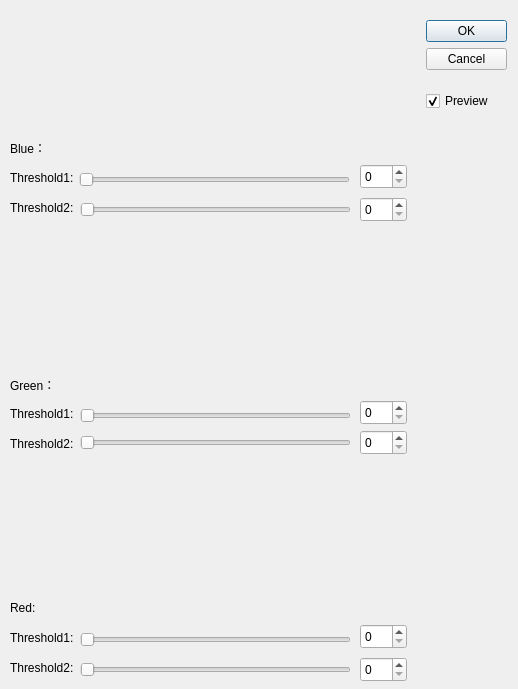
<?xml version="1.0" encoding="UTF-8"?>
<ui version="4.0">
 <class>RDialog_threshold_color</class>
 <widget class="QDialog" name="RDialog_threshold_color">
  <property name="geometry">
   <rect>
    <x>0</x>
    <y>0</y>
    <width>518</width>
    <height>689</height>
   </rect>
  </property>
  <property name="windowTitle">
   <string>Dialog</string>
  </property>
  <widget class="QDialogButtonBox" name="buttonBox">
   <property name="geometry">
    <rect>
     <x>426</x>
     <y>20</y>
     <width>81</width>
     <height>61</height>
    </rect>
   </property>
   <property name="orientation">
    <enum>Qt::Vertical</enum>
   </property>
   <property name="standardButtons">
    <set>QDialogButtonBox::Cancel|QDialogButtonBox::Ok</set>
   </property>
  </widget>
  <widget class="QSlider" name="horizontalSlider">
   <property name="geometry">
    <rect>
     <x>79</x>
     <y>170</y>
     <width>271</width>
     <height>20</height>
    </rect>
   </property>
   <property name="maximum">
    <number>255</number>
   </property>
   <property name="singleStep">
    <number>1</number>
   </property>
   <property name="orientation">
    <enum>Qt::Horizontal</enum>
   </property>
  </widget>
  <widget class="QSlider" name="horizontalSlider_2">
   <property name="geometry">
    <rect>
     <x>80</x>
     <y>200</y>
     <width>271</width>
     <height>20</height>
    </rect>
   </property>
   <property name="maximum">
    <number>255</number>
   </property>
   <property name="orientation">
    <enum>Qt::Horizontal</enum>
   </property>
  </widget>
  <widget class="QLabel" name="label">
   <property name="geometry">
    <rect>
     <x>10</x>
     <y>170</y>
     <width>81</width>
     <height>16</height>
    </rect>
   </property>
   <property name="text">
    <string>Threshold1:</string>
   </property>
  </widget>
  <widget class="QLabel" name="label_2">
   <property name="geometry">
    <rect>
     <x>10</x>
     <y>200</y>
     <width>81</width>
     <height>16</height>
    </rect>
   </property>
   <property name="text">
    <string>Threshold2:</string>
   </property>
  </widget>
  <widget class="QCheckBox" name="checkBox">
   <property name="geometry">
    <rect>
     <x>426</x>
     <y>90</y>
     <width>85</width>
     <height>22</height>
    </rect>
   </property>
   <property name="text">
    <string>Preview</string>
   </property>
   <property name="checked">
    <bool>true</bool>
   </property>
  </widget>
  <widget class="QSpinBox" name="spinBox">
   <property name="geometry">
    <rect>
     <x>360</x>
     <y>164</y>
     <width>47</width>
     <height>25</height>
    </rect>
   </property>
   <property name="maximum">
    <number>255</number>
   </property>
  </widget>
  <widget class="QSpinBox" name="spinBox_2">
   <property name="geometry">
    <rect>
     <x>360</x>
     <y>197</y>
     <width>47</width>
     <height>25</height>
    </rect>
   </property>
   <property name="maximum">
    <number>255</number>
   </property>
  </widget>
  <widget class="QSpinBox" name="spinBox_3">
   <property name="geometry">
    <rect>
     <x>360</x>
     <y>400</y>
     <width>47</width>
     <height>25</height>
    </rect>
   </property>
   <property name="maximum">
    <number>255</number>
   </property>
  </widget>
  <widget class="QSlider" name="horizontalSlider_3">
   <property name="geometry">
    <rect>
     <x>80</x>
     <y>406</y>
     <width>271</width>
     <height>20</height>
    </rect>
   </property>
   <property name="maximum">
    <number>255</number>
   </property>
   <property name="orientation">
    <enum>Qt::Horizontal</enum>
   </property>
  </widget>
  <widget class="QSlider" name="horizontalSlider_4">
   <property name="geometry">
    <rect>
     <x>80</x>
     <y>433</y>
     <width>271</width>
     <height>20</height>
    </rect>
   </property>
   <property name="maximum">
    <number>255</number>
   </property>
   <property name="singleStep">
    <number>1</number>
   </property>
   <property name="orientation">
    <enum>Qt::Horizontal</enum>
   </property>
  </widget>
  <widget class="QLabel" name="label_3">
   <property name="geometry">
    <rect>
     <x>10</x>
     <y>406</y>
     <width>81</width>
     <height>16</height>
    </rect>
   </property>
   <property name="text">
    <string>Threshold1:</string>
   </property>
  </widget>
  <widget class="QLabel" name="label_4">
   <property name="geometry">
    <rect>
     <x>10</x>
     <y>436</y>
     <width>81</width>
     <height>16</height>
    </rect>
   </property>
   <property name="text">
    <string>Threshold2:</string>
   </property>
  </widget>
  <widget class="QSpinBox" name="spinBox_4">
   <property name="geometry">
    <rect>
     <x>360</x>
     <y>430</y>
     <width>47</width>
     <height>25</height>
    </rect>
   </property>
   <property name="maximum">
    <number>255</number>
   </property>
  </widget>
  <widget class="QSpinBox" name="spinBox_5">
   <property name="geometry">
    <rect>
     <x>360</x>
     <y>624</y>
     <width>47</width>
     <height>25</height>
    </rect>
   </property>
   <property name="maximum">
    <number>255</number>
   </property>
  </widget>
  <widget class="QSlider" name="horizontalSlider_5">
   <property name="geometry">
    <rect>
     <x>80</x>
     <y>630</y>
     <width>271</width>
     <height>20</height>
    </rect>
   </property>
   <property name="maximum">
    <number>255</number>
   </property>
   <property name="singleStep">
    <number>1</number>
   </property>
   <property name="orientation">
    <enum>Qt::Horizontal</enum>
   </property>
  </widget>
  <widget class="QLabel" name="label_5">
   <property name="geometry">
    <rect>
     <x>10</x>
     <y>660</y>
     <width>81</width>
     <height>16</height>
    </rect>
   </property>
   <property name="text">
    <string>Threshold2:</string>
   </property>
  </widget>
  <widget class="QSpinBox" name="spinBox_6">
   <property name="geometry">
    <rect>
     <x>360</x>
     <y>657</y>
     <width>47</width>
     <height>25</height>
    </rect>
   </property>
   <property name="maximum">
    <number>255</number>
   </property>
  </widget>
  <widget class="QSlider" name="horizontalSlider_6">
   <property name="geometry">
    <rect>
     <x>80</x>
     <y>660</y>
     <width>271</width>
     <height>20</height>
    </rect>
   </property>
   <property name="maximum">
    <number>255</number>
   </property>
   <property name="orientation">
    <enum>Qt::Horizontal</enum>
   </property>
  </widget>
  <widget class="QLabel" name="label_6">
   <property name="geometry">
    <rect>
     <x>10</x>
     <y>630</y>
     <width>81</width>
     <height>16</height>
    </rect>
   </property>
   <property name="text">
    <string>Threshold1:</string>
   </property>
  </widget>
  <widget class="QLabel" name="label_7">
   <property name="geometry">
    <rect>
     <x>10</x>
     <y>600</y>
     <width>57</width>
     <height>16</height>
    </rect>
   </property>
   <property name="text">
    <string>Red:</string>
   </property>
  </widget>
  <widget class="QLabel" name="label_8">
   <property name="geometry">
    <rect>
     <x>10</x>
     <y>377</y>
     <width>57</width>
     <height>16</height>
    </rect>
   </property>
   <property name="text">
    <string>Green：</string>
   </property>
  </widget>
  <widget class="QLabel" name="label_9">
   <property name="geometry">
    <rect>
     <x>10</x>
     <y>140</y>
     <width>57</width>
     <height>16</height>
    </rect>
   </property>
   <property name="text">
    <string>Blue：</string>
   </property>
  </widget>
 </widget>
 <resources/>
 <connections>
  <connection>
   <sender>buttonBox</sender>
   <signal>accepted()</signal>
   <receiver>RDialog_threshold_color</receiver>
   <slot>accept()</slot>
   <hints>
    <hint type="sourcelabel">
     <x>426</x>
     <y>80</y>
    </hint>
    <hint type="destinationlabel">
     <x>157</x>
     <y>274</y>
    </hint>
   </hints>
  </connection>
  <connection>
   <sender>buttonBox</sender>
   <signal>rejected()</signal>
   <receiver>RDialog_threshold_color</receiver>
   <slot>reject()</slot>
   <hints>
    <hint type="sourcelabel">
     <x>452</x>
     <y>80</y>
    </hint>
    <hint type="destinationlabel">
     <x>286</x>
     <y>274</y>
    </hint>
   </hints>
  </connection>
  <connection>
   <sender>horizontalSlider</sender>
   <signal>sliderMoved(int)</signal>
   <receiver>spinBox</receiver>
   <slot>setValue(int)</slot>
   <hints>
    <hint type="sourcelabel">
     <x>171</x>
     <y>123</y>
    </hint>
    <hint type="destinationlabel">
     <x>358</x>
     <y>111</y>
    </hint>
   </hints>
  </connection>
  <connection>
   <sender>horizontalSlider_2</sender>
   <signal>sliderMoved(int)</signal>
   <receiver>spinBox_2</receiver>
   <slot>setValue(int)</slot>
   <hints>
    <hint type="sourcelabel">
     <x>255</x>
     <y>152</y>
    </hint>
    <hint type="destinationlabel">
     <x>357</x>
     <y>153</y>
    </hint>
   </hints>
  </connection>
  <connection>
   <sender>horizontalSlider_3</sender>
   <signal>sliderMoved(int)</signal>
   <receiver>spinBox_3</receiver>
   <slot>setValue(int)</slot>
   <hints>
    <hint type="sourcelabel">
     <x>315</x>
     <y>304</y>
    </hint>
    <hint type="destinationlabel">
     <x>386</x>
     <y>303</y>
    </hint>
   </hints>
  </connection>
  <connection>
   <sender>horizontalSlider_4</sender>
   <signal>sliderMoved(int)</signal>
   <receiver>spinBox_4</receiver>
   <slot>setValue(int)</slot>
   <hints>
    <hint type="sourcelabel">
     <x>267</x>
     <y>321</y>
    </hint>
    <hint type="destinationlabel">
     <x>370</x>
     <y>323</y>
    </hint>
   </hints>
  </connection>
  <connection>
   <sender>horizontalSlider_5</sender>
   <signal>sliderMoved(int)</signal>
   <receiver>spinBox_5</receiver>
   <slot>setValue(int)</slot>
   <hints>
    <hint type="sourcelabel">
     <x>282</x>
     <y>447</y>
    </hint>
    <hint type="destinationlabel">
     <x>392</x>
     <y>447</y>
    </hint>
   </hints>
  </connection>
  <connection>
   <sender>horizontalSlider_6</sender>
   <signal>sliderMoved(int)</signal>
   <receiver>spinBox_6</receiver>
   <slot>setValue(int)</slot>
   <hints>
    <hint type="sourcelabel">
     <x>301</x>
     <y>485</y>
    </hint>
    <hint type="destinationlabel">
     <x>383</x>
     <y>488</y>
    </hint>
   </hints>
  </connection>
  <connection>
   <sender>spinBox_6</sender>
   <signal>valueChanged(int)</signal>
   <receiver>horizontalSlider_6</receiver>
   <slot>setValue(int)</slot>
   <hints>
    <hint type="sourcelabel">
     <x>371</x>
     <y>469</y>
    </hint>
    <hint type="destinationlabel">
     <x>298</x>
     <y>471</y>
    </hint>
   </hints>
  </connection>
  <connection>
   <sender>spinBox_5</sender>
   <signal>valueChanged(int)</signal>
   <receiver>horizontalSlider_5</receiver>
   <slot>setValue(int)</slot>
   <hints>
    <hint type="sourcelabel">
     <x>377</x>
     <y>445</y>
    </hint>
    <hint type="destinationlabel">
     <x>261</x>
     <y>447</y>
    </hint>
   </hints>
  </connection>
  <connection>
   <sender>spinBox_4</sender>
   <signal>valueChanged(int)</signal>
   <receiver>horizontalSlider_4</receiver>
   <slot>setValue(int)</slot>
   <hints>
    <hint type="sourcelabel">
     <x>375</x>
     <y>325</y>
    </hint>
    <hint type="destinationlabel">
     <x>268</x>
     <y>327</y>
    </hint>
   </hints>
  </connection>
  <connection>
   <sender>spinBox_3</sender>
   <signal>valueChanged(int)</signal>
   <receiver>horizontalSlider_3</receiver>
   <slot>setValue(int)</slot>
   <hints>
    <hint type="sourcelabel">
     <x>372</x>
     <y>289</y>
    </hint>
    <hint type="destinationlabel">
     <x>318</x>
     <y>291</y>
    </hint>
   </hints>
  </connection>
  <connection>
   <sender>spinBox_2</sender>
   <signal>valueChanged(int)</signal>
   <receiver>horizontalSlider_2</receiver>
   <slot>setValue(int)</slot>
   <hints>
    <hint type="sourcelabel">
     <x>367</x>
     <y>154</y>
    </hint>
    <hint type="destinationlabel">
     <x>294</x>
     <y>146</y>
    </hint>
   </hints>
  </connection>
  <connection>
   <sender>spinBox</sender>
   <signal>valueChanged(int)</signal>
   <receiver>horizontalSlider</receiver>
   <slot>setValue(int)</slot>
   <hints>
    <hint type="sourcelabel">
     <x>382</x>
     <y>112</y>
    </hint>
    <hint type="destinationlabel">
     <x>299</x>
     <y>120</y>
    </hint>
   </hints>
  </connection>
 </connections>
</ui>
